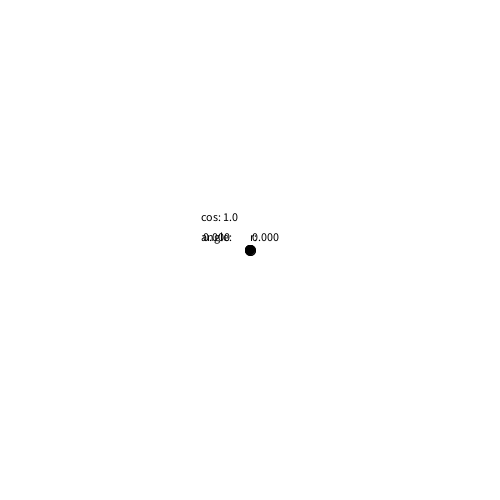
Frame 1 (no input)
Frame 60 (the mouse pressed at the canvas centre just before this capture): identical to frame 1, image omitted
Frame 120 (the mouse held since frame 60 and released just before this capture): identical to frame 1, image omitted

The Processing sketch that drew this single still picture (run headless with seeded random() and noise(); from frame 60 on, the mouse is pressed at the canvas centre):

// Processing sketch: testpolares
// ── testpolares.pde

// cada elemento tiene que tener su pocicion
float x, y;  // cordenadas cartesianas
float angle, r;  // coordenadas polares

void setup(){
size(500,500);
}

void draw(){
background(255);
fill(0);
translate(width/2, height/2);
ellipse(x,y, 10,10);

x = r * cos(angle);
y = r * sin(angle);

ellipse(x,y,10,10);
stroke(0);

text(r,x,y - 10);
text("r: ",x,y - 10);
text(angle,x-50,y - 10);
text("angle: ",x-50,y - 10);
text("cos: "+ cos(angle), x -50, y -30);
}

void keyPressed(){
  if (key == '+'){
r += 1;
  } else if(key == '-'){
r -= 1;

  }
}
